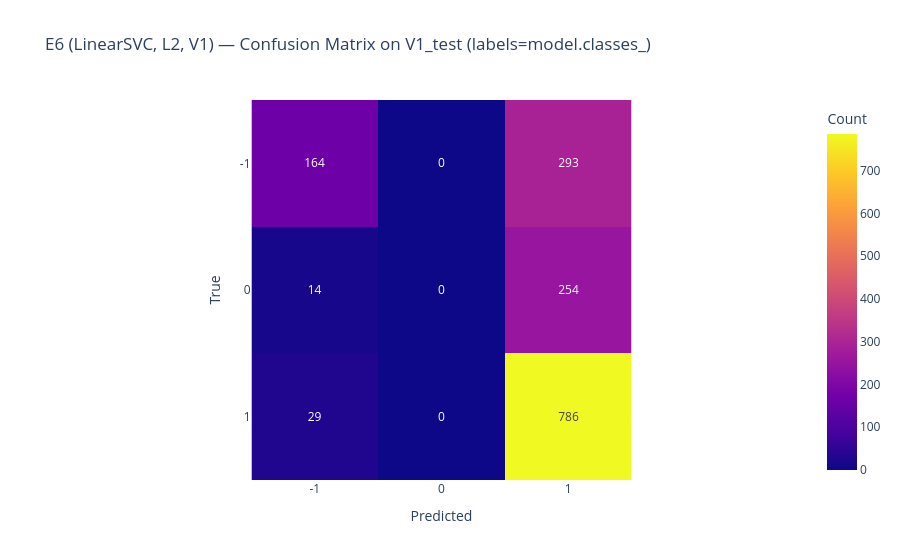

Notebook cell for this chart:
### Code cell
# W8.4.1 – E6 (LinearSVC, L2, V1): train-only scaling + fit + evaluation + diagnostics + save metrics/predictions

from pathlib import Path
import pandas as pd
import numpy as np

import sklearn
from sklearn.preprocessing import StandardScaler
from sklearn.svm import LinearSVC
from sklearn.metrics import accuracy_score, f1_score, confusion_matrix

import plotly.express as px

pd.set_option("display.width", 140)
pd.set_option("display.max_columns", 80)



# Fixed notebook-relative paths
FEATURES_PATH = Path("../data/derived/mru_usd_features_all_week5.csv")
L2_PATH       = Path("../data/derived/mru_usd_labels_L2_ma10_50_h5.csv")

# Output paths (deterministic)
METRICS_OUT = Path("../results/tables/metrics_E6.csv")
PRED_DIR = Path("../results/predictions")
PRED_OUT = PRED_DIR / "predictions_E6_V1_test.csv"

if not FEATURES_PATH.exists() or not L2_PATH.exists():
    print("Not provable from provided evidence.")
    print(f"Exists features: {FEATURES_PATH.exists()} | Exists L2: {L2_PATH.exists()}")
    raise RuntimeError("STOP: missing input files")

if not METRICS_OUT.parent.exists():
    print("Not provable from provided evidence.")
    print(f"Missing metrics output directory: {METRICS_OUT.parent}")
    raise RuntimeError("STOP: missing metrics directory")

PRED_DIR.mkdir(parents=True, exist_ok=True)

# Reload (self-contained)
features_df = pd.read_csv(FEATURES_PATH)
l2_df = pd.read_csv(L2_PATH)

JOIN_KEY = "date"
LABEL_COL = "y_L2"
F_CORE = ["f_r_lag1", "f_past_ret_5", "f_past_ret_20", "f_vol_10", "f_vol_30"]

# Schema checks
missing = []
if JOIN_KEY not in features_df.columns: missing.append("features_df missing 'date'")
if JOIN_KEY not in l2_df.columns:       missing.append("l2_df missing 'date'")
if LABEL_COL not in l2_df.columns:      missing.append("l2_df missing 'y_L2'")
for c in F_CORE:
    if c not in features_df.columns:
        missing.append(f"features_df missing F_CORE '{c}'")

if missing:
    print("Not provable from provided evidence.")
    print("Schema mismatch(s):")
    for m in missing:
        print(" -", m)
    raise RuntimeError("STOP: schema mismatch")

# Parse date
features_df["date"] = pd.to_datetime(features_df["date"], errors="coerce")
l2_df["date"] = pd.to_datetime(l2_df["date"], errors="coerce")

if features_df["date"].isna().any() or l2_df["date"].isna().any():
    print("Not provable from provided evidence.")
    raise RuntimeError("STOP: date parse failure")

# Join (one-to-one)
df = pd.merge(
    features_df.sort_values("date"),
    l2_df[["date", "y_L2"]].sort_values("date"),
    on="date",
    how="inner",
    validate="one_to_one"
).sort_values("date").reset_index(drop=True)

# V1 boundaries (locked)
V1_TRAIN_START = pd.Timestamp("2000-01-03")
V1_TRAIN_END   = pd.Timestamp("2015-12-31")
V1_VAL_START   = pd.Timestamp("2016-01-01")
V1_VAL_END     = pd.Timestamp("2019-12-31")
V1_TEST_START  = pd.Timestamp("2020-01-01")
V1_TEST_END    = pd.Timestamp("2025-11-25")

m_train = (df["date"] >= V1_TRAIN_START) & (df["date"] <= V1_TRAIN_END)
m_val   = (df["date"] >= V1_VAL_START) & (df["date"] <= V1_VAL_END)
m_test  = (df["date"] >= V1_TEST_START) & (df["date"] <= V1_TEST_END)

cols_to_check = F_CORE + [LABEL_COL]

def extract_clean(mask, name):
    subset = df.loc[mask, ["date"] + cols_to_check].copy()
    before = subset.shape[0]
    any_nan = subset[cols_to_check].isna().any(axis=1)
    dropped = int(any_nan.sum())
    subset = subset.loc[~any_nan].copy()
    after = subset.shape[0]

    print(f"\n--- {name} extraction (DROP any NaN in F_CORE ∪ {{y_L2}}) ---")
    print(f"rows before: {before} | dropped: {dropped} | after: {after}")
    if after == 0:
        print("Not provable from provided evidence.")
        print(f"{name} became empty after NaN filtering.")
        raise RuntimeError("STOP: empty segment")

    X = subset[F_CORE].to_numpy()
    y = subset["y_L2"].to_numpy()
    dates = subset["date"].copy()
    return X, y, dates

X_train, y_train, d_train = extract_clean(m_train, "TRAIN")
X_val,   y_val,   d_val   = extract_clean(m_val,   "VAL")
X_test,  y_test,  d_test  = extract_clean(m_test,  "TEST")

def cast_labels(y, name):
    y_ser = pd.Series(y)
    if y_ser.isna().any():
        print("Not provable from provided evidence.")
        print(f"{name} contains NaN labels after dropna; this should not happen.")
        raise RuntimeError("STOP: NaN labels remain")

    if np.issubdtype(y_ser.dtype, np.floating):
        if np.all(np.isclose(y_ser.values, np.round(y_ser.values))):
            return y_ser.round(0).astype(int).values
        print("Not provable from provided evidence.")
        print(f"{name} labels are non-integer floats; cannot safely cast.")
        raise RuntimeError("STOP: invalid label dtype")
    return y_ser.astype(int).values if np.issubdtype(y_ser.dtype, np.integer) else y_ser.values

y_train_i = cast_labels(y_train, "TRAIN")
y_val_i   = cast_labels(y_val,   "VAL")
y_test_i  = cast_labels(y_test,  "TEST")

print("TRAIN:", pd.Series(y_train_i).value_counts().sort_index().to_dict())
print("VAL  :", pd.Series(y_val_i).value_counts().sort_index().to_dict())
print("TEST :", pd.Series(y_test_i).value_counts().sort_index().to_dict())

scaler = StandardScaler()
X_train_s = scaler.fit_transform(X_train)
X_val_s   = scaler.transform(X_val)
X_test_s  = scaler.transform(X_test)

print(f"X_train_s mean (first 5 features): {np.mean(X_train_s, axis=0)[:5]}")
print(f"X_train_s std  (first 5 features): {np.std(X_train_s, axis=0)[:5]}")

model = LinearSVC(
    C=1.0,
    class_weight=None,
    max_iter=5000,
)

model.fit(X_train_s, y_train_i)

classes = model.classes_
print(classes)

pred_train = model.predict(X_train_s)
pred_val   = model.predict(X_val_s)
pred_test  = model.predict(X_test_s)

def metrics_block(y_true, y_pred, split_name):
    acc = accuracy_score(y_true, y_pred)
    f1m = f1_score(y_true, y_pred, average="macro")
    f1p = f1_score(y_true, y_pred, average=None, labels=classes)
    out = {"split": split_name, "accuracy": acc, "macro_f1": f1m}
    for c, v in zip(classes, f1p):
        out[f"f1_class_{c}"] = v
    return out

metrics_df = pd.DataFrame([
    metrics_block(y_train_i, pred_train, "V1_train"),
    metrics_block(y_val_i,   pred_val,   "V1_val"),
    metrics_block(y_test_i,  pred_test,  "V1_test"),
])

print(metrics_df.to_string(index=False))

cm = confusion_matrix(y_test_i, pred_test, labels=classes)
cm_df = pd.DataFrame(cm, index=[f"true_{c}" for c in classes], columns=[f"pred_{c}" for c in classes])

print(cm_df.to_string())

fig_cm = px.imshow(
    cm,
    x=[str(c) for c in classes],
    y=[str(c) for c in classes],
    text_auto=True,
    title="E6 (LinearSVC, L2, V1) — Confusion Matrix on V1_test (labels=model.classes_)",
    labels=dict(x="Predicted", y="True", color="Count"),
)
fig_cm.show()

# Save artifacts
metrics_df.to_csv(METRICS_OUT, index=False)
print(f"\n[WRITE] metrics saved: {METRICS_OUT}")

pred_out_df = pd.DataFrame({"date": d_test.values, "y_true": y_test_i, "y_pred": pred_test})
pred_out_df.to_csv(PRED_OUT, index=False)
print(f"[WRITE] predictions saved: {PRED_OUT}")

### Figure 1 — Plotly figure (JSON) as saved in the notebook; plotly's stock layout.template omitted (floating-point values rounded to 4 significant figures)
{"data": [{"coloraxis": "coloraxis", "hovertemplate": "Predicted: %{x}<br>True: %{y}<br>Count: %{z}<extra></extra>", "name": "0", "texttemplate": "%{z}", "type": "heatmap", "x": ["-1", "0", "1"], "xaxis": "x", "y": ["-1", "0", "1"], "yaxis": "y", "z": [[164, 0, 293], [14, 0, 254], [29, 0, 786]]}], "layout": {"coloraxis": {"colorbar": {"title": {"text": "Count"}}, "colorscale": [[0, "#0d0887"], [0.1111, "#46039f"], [0.2222, "#7201a8"], [0.3333, "#9c179e"], [0.4444, "#bd3786"], [0.5556, "#d8576b"], [0.6667, "#ed7953"], [0.7778, "#fb9f3a"], [0.8889, "#fdca26"], [1, "#f0f921"]]}, "title": {"text": "E6 (LinearSVC, L2, V1) — Confusion Matrix on V1_test (labels=model.classes_)"}, "xaxis": {"anchor": "y", "constrain": "domain", "domain": [0, 1], "scaleanchor": "y", "title": {"text": "Predicted"}}, "yaxis": {"anchor": "x", "autorange": "reversed", "constrain": "domain", "domain": [0, 1], "title": {"text": "True"}}}}
